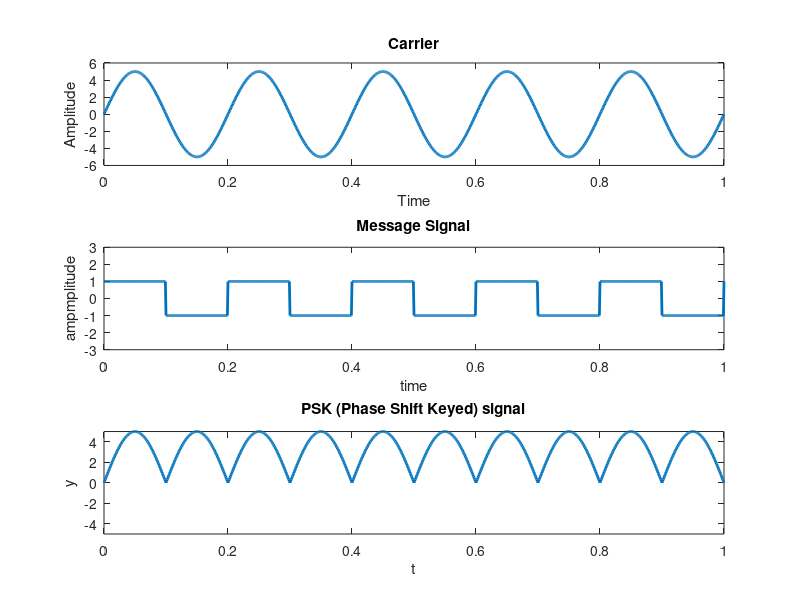

MATLAB code to generate this figure:
t=0:.001:1; % For setting the sampling interval
fc=input('Enter frequency of Carrier Sine wave: ');
fm=input('Enter Message frequency : ');
amp=input('Enter Carrier & Message Amplitude(Assuming Both Equal):');
c=amp.*sin(2*pi*fc*t);% Carrier Signal
subplot(3,1,1)
plot(t,c,'linewidth',2) %Plotting Carrier Signal
xlabel('Time')
ylabel('Amplitude')
title('Carrier')
m=square(2*pi*fm*t);% Data signal
subplot(3,1,2)
plot(t,m,'linewidth',2)
xlabel('time')
ylabel('ampmplitude')
title('Message Signal')
axis([0, 1, -3, 3])
x=c.*m;
subplot(3,1,3) %Plotting PSK (Phase Shift Keyed) signal
plot(t,x,'linewidth',2)
xlabel('t')
ylabel('y')
title('PSK (Phase Shift Keyed) signal')
axis([0, 1, -5, 5])

%Enter the freq of carrier Wave: 65
%Enter the freq of Periodic Binary signal (Message): 10
%Enter the amplitude (For Carrier & Binary Signal (Message): 4
